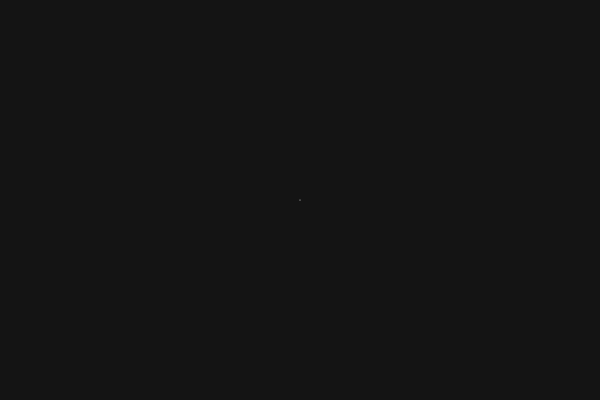
Frame 1 (no input)
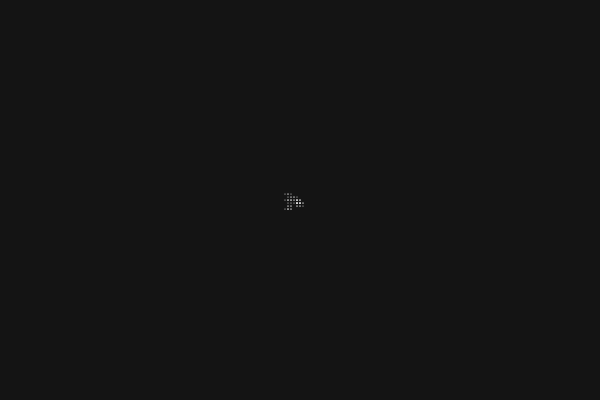
Frame 60 (no input)
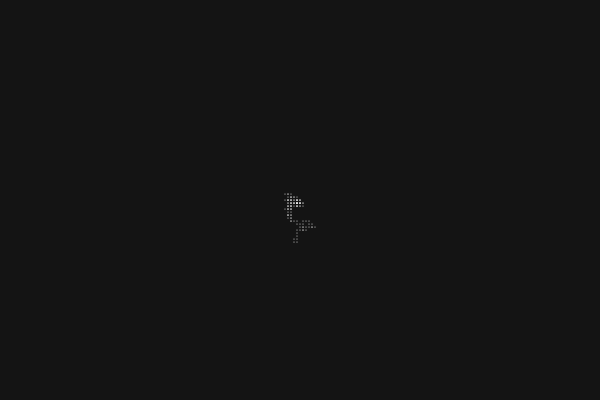
Frame 120 (the mouse pressed at the canvas centre since frame 60)

The p5.js sketch that drew these frames (run headless with seeded random() and noise() and a simulated clock; from frame 60 on, the mouse is pressed at the canvas centre):

// p5.js sketch
// ── sketch.js
let x;
let y;

function setup() {
  createCanvas(600, 400);
  background(20);

  x = width/2;
  y = height/2;
}

function draw() {
  stroke(255);
  strokeWeight(1);
  point(x, y);

  let r = floor(random(4));
  
  switch (r) {
    case 0:
      x = x + 3;
      break;
    case 1:
      x = x - 3;
      break;
    case 2:
      y = y + 3;
      break;
    case 3:
      y = y - 3;
      break;
  }

}
